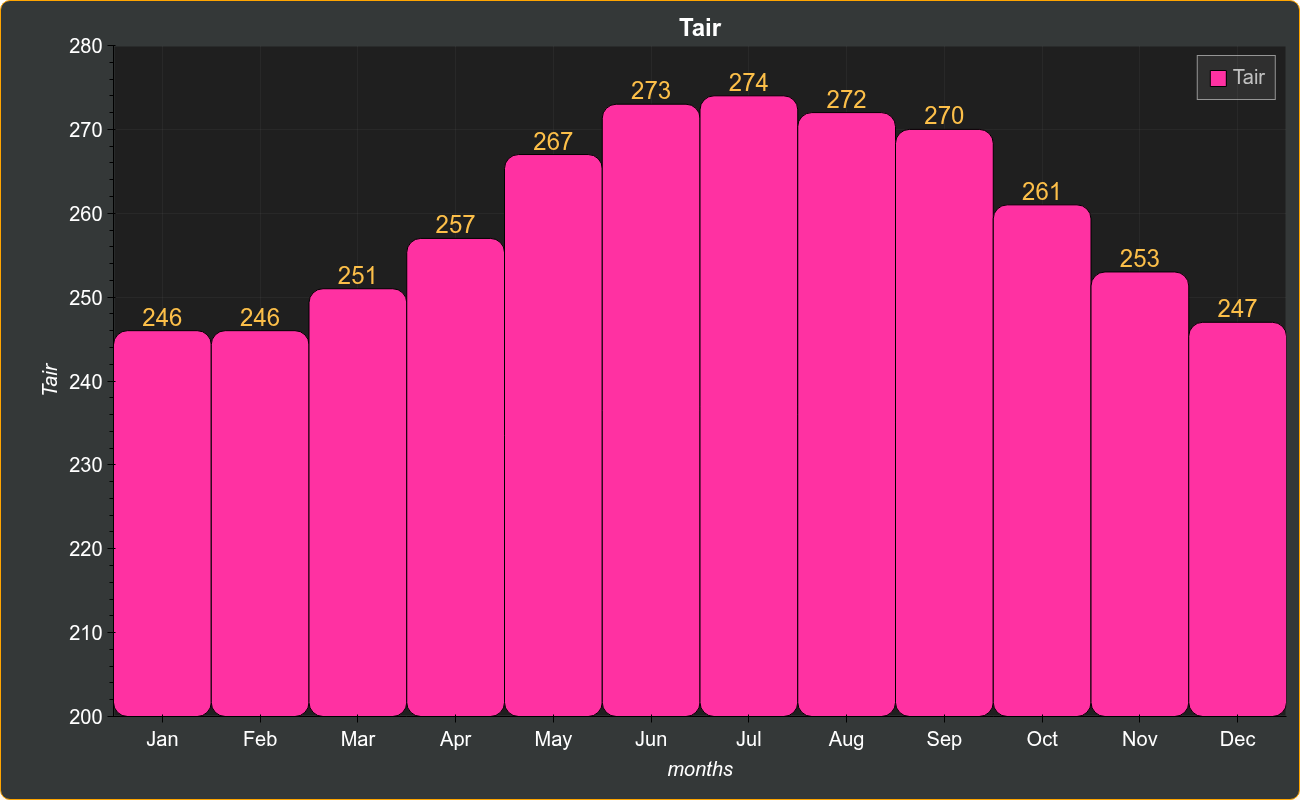

This figure's Python source:
from bokeh.io import show
from bokeh.models import ColumnDataSource, ranges, LabelSet, HoverTool
from bokeh.plotting import figure
from bokeh_rocks import hovfun
import bokeh_rocks as br
import xarray as xr

annual_cycle = xr.tutorial.load_dataset('air_temperature').air.isel(lon=0, lat=0).groupby('time.month').mean().values
source = ColumnDataSource(dict(x=['Jan','Feb','Mar','Apr','May','Jun','Jul','Aug','Sep','Oct','Nov','Dec'],
                               y=[int(i) for i in annual_cycle],
                               y2 = [int(i*1.5) for i in annual_cycle],))

plot = figure( width=1300, height=800, toolbar_location='left', x_axis_label = 'months', y_axis_label = 'Tair', title='Tair',
            x_minor_ticks=2, x_range = source.data["x"], y_range= ranges.Range1d(start=200,end=280),)

r1 = plot.vbar(source=source,x='x',top='y',bottom=0,width=1,color='#ff31a2',border_radius=14, line_color='black', hover_fill_color='#FCBF49', legend_label='Tair')

labels = LabelSet(x='x', y='y', text='y', level='glyph',text_align='center', y_offset=5, source=source, text_color = '#FCBF49', text_font_size="18pt", angle=0)
plot.add_layout(labels)

tltl = """<i>Month:</i> <b>@x</b> <br> <i>Tair:</i> <b>@y</b>"""; plot.add_tools(HoverTool(tooltips=hovfun(tltl),renderers = [r1])); 

br.apply_theme(plot,'dark'); show(plot, );fname = "output/bar_02"; br.save_plot(plot,fname)
